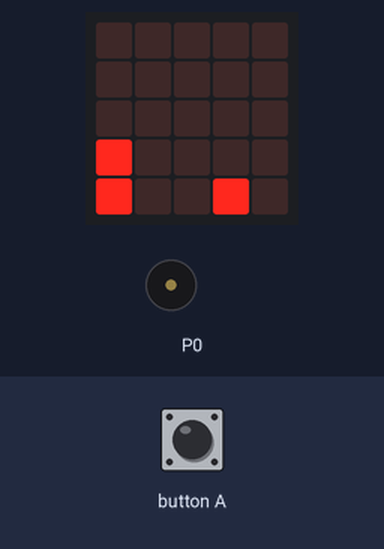
This program was run on a simulated BBC micro:bit (MakeCode). Parts: the board's 5×5 LED display, buzzer (waves = sounding). The inputs (shaded band) are chosen by the test bench.

Above: at 1.1 s.
At 5.0 s:
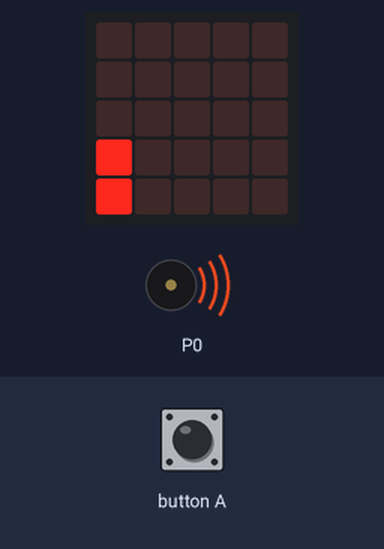
5.1 s: button A pressed for 0.15 s
At 5.7 s:
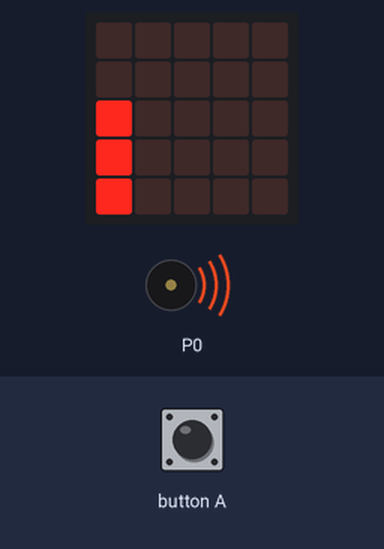
5.8 s: button A pressed for 0.15 s
8.7 s: button A pressed for 0.15 s
At 9.3 s:
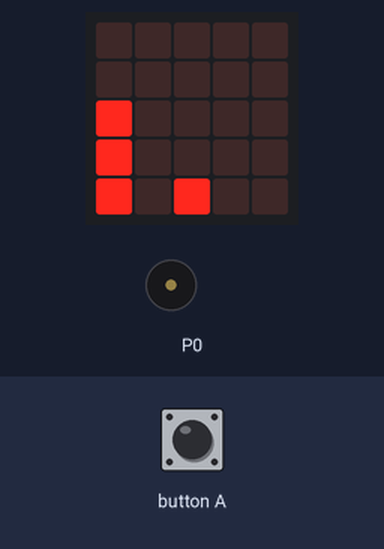
9.4 s: button A pressed for 0.15 s
At 10.7 s:
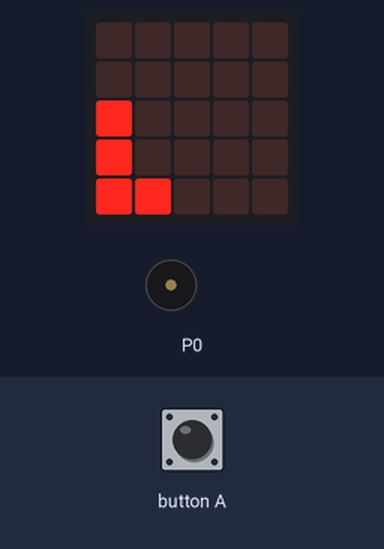
Timing chart, 0 to 13.5 s (numbered marks = the images above; inputs shaded):
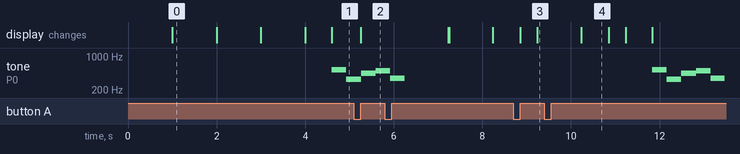

The program:

main.ts
```typescript
input.onButtonPressed(Button.A, function () {
    cabeza_dino.change(LedSpriteProperty.Y, -1)
    foot_dino.change(LedSpriteProperty.Y, -1)
    basic.pause(1000)
    cabeza_dino.change(LedSpriteProperty.Y, 1)
    foot_dino.change(LedSpriteProperty.Y, 1)
})
function piedra () {
    pierda = game.createSprite(4, 4)
    for (let index = 0; index < 4; index++) {
        basic.pause(1000)
        pierda.change(LedSpriteProperty.X, -1)
        if (pierda.isTouching(foot_dino)) {
            basic.showIcon(IconNames.Sad)
            music.playMelody("C5 E A B F - - - ", 183)
            piedra()
        }
    }
}
let pierda: game.LedSprite = null
let cabeza_dino: game.LedSprite = null
let foot_dino: game.LedSprite = null
foot_dino = game.createSprite(0, 4)
cabeza_dino = game.createSprite(0, 3)
piedra()
basic.forever(function () {
    if (pierda.isTouchingEdge()) {
        basic.pause(500)
        pierda.delete()
        piedra()
    }
})
```

test.ts
```typescript
// aquí va el archivo "tests"; esto no se compilará cuando este paquete se utilice como una extensión.
```

Measured:
- after the input at 5.1 s, the display: changes after 0.16 s (image 2)
- after the input at 8.7 s, the display: first changes after 0.15 s (image 3 shows a later state)
- after the input at 9.4 s, the display: changes after 0.84 s (image 4)
- what the display in image 0 shows lasts 1.0 s, from 1.0 s to 2.0 s
- what the display in image 4 shows lasts 0.7 s, from 10.2 s to 10.9 s
